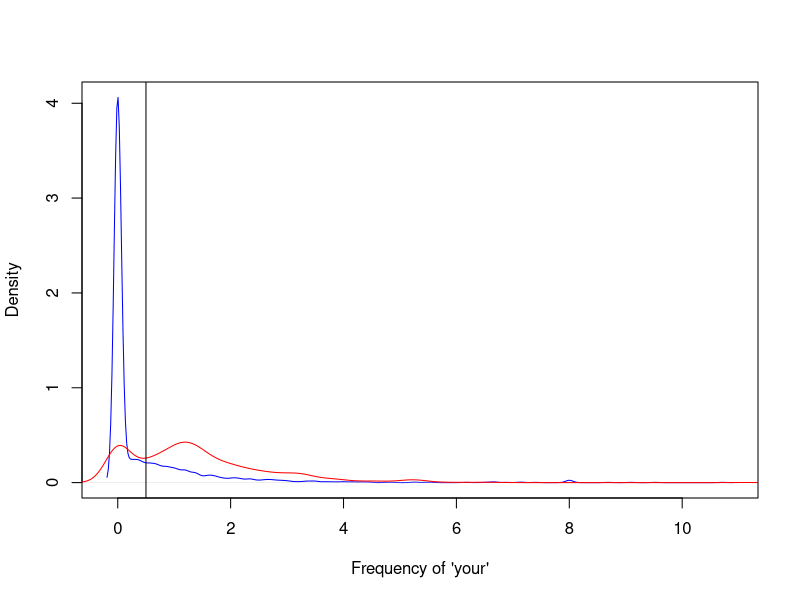

This chart was generated by the following R code:
# install the kernlab package containing the spam dataset
install.packages("kernlab")
library(kernlab)
data(spam)

# display the frequency/density of some words of the data set
head(spam)

# display the density of the different times word 'your' appeared in a spam and non spam mails
plot(density(spam$your[spam$type=="nonspam"]), col="blue", main="", xlab="Frequency of 'your'")
lines(density(spam$your[spam$type=="spam"]),col="red")

# display a horizontal line showing dividing the frequency of 'your' in a spam and non spam mails
abline(v=0.5,col="black")

# a sample prediction algorithm
prediction <- ifelse(spam$your > 0.5, "spam", "nonspam")

# display the percentage of spams and non spams classified correctly and not
table(prediction, spam$type)/length(spam$type)

# accuracy = 0.459 + 0.292 = 0.751
